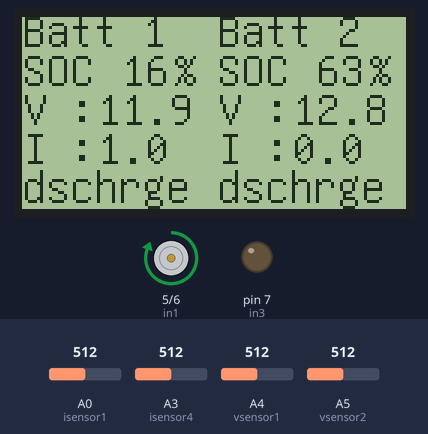
Simulated run of this sketch. Board: Arduino Uno, built with avr-gcc and run on an emulated ATmega328P. Parts: 128×64 one-colour display, motor-driver pin pairs drawn as motors (green arrow = first pin HIGH = forward, orange = second pin HIGH = backward, longer = more drive), output pins drawn as LEDs (lit = HIGH). The test bench sets the inputs (shaded band); at power-on: A0 (isensor1) = 512, A3 (isensor4) = 512, A4 (vsensor1) = 512, A5 (vsensor2) = 512. Pins used as bus, display or sensor lines are not drawn; what the sketch prints to the serial monitor is not drawn.

Above: at 8.3 s.
Timing chart, 0 to 9.8 s (numbered marks = the images above):
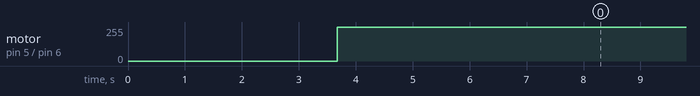

The sketch:

relay_ocv_cc.ino
```cpp
#include <Arduino.h>
#include <U8g2lib.h>

// Initialize sensor
// batt1 sensor
#define isensor1 A0
#define vsensor1 A4
#define isensor2 A1
// batt2 sensor
#define isensor3 A2
#define vsensor2 A5
#define isensor4 A3

const int in1 = 5;
const int in2 = 6;
const int in3 = 7;
const int in4 = 8;
long number=1;
float numtest=1;
long sigsit1 = 0;
long sigsit2 = 0;


int stat1;
int stat2;

//current
float I1 = 0;
float I2 = 0;

//ocv
float Ut1 = 0;
float Uocv1 = 0;
float sococv1 = 0;
int sococvi1 = 0;
float Ut2 = 0;
float Uocv2 = 0;
float sococv2 = 0;
int sococvi2 = 0;
//soc-ocv
float socv = 1.9;

int a=1;
//testing
int vtest1 = 19;
int vtest2 = 92;


//lcd
char tmp_soc1[8];
char tmp_soc2[8];
char tmp_I1[8];
char tmp_I2[8];
char tmp_Uocv1[8];
char tmp_Uocv2[8];
U8G2_ST7920_128X64_1_SW_SPI u8g2(U8G2_R0, /* clock=*/ 13, /* data=*/ 11, /* CS=*/ 10, /* reset=*/ 8);

void draw(void) {
  // graphic commands to redraw the complete screen should be placed here
  dtostrf(sococvi1,3,0,tmp_soc1);
  dtostrf(sococvi2,3,0,tmp_soc2);

  dtostrf(I1,3,1,tmp_I1);
  dtostrf(I2,3,1,tmp_I2);

  dtostrf(Uocv1,3,1,tmp_Uocv1);
  dtostrf(Uocv2,3,1,tmp_Uocv2);

  u8g2.setFont(u8g_font_unifont);
  u8g2.drawStr( 0, 10, "Batt 1");
  u8g2.drawStr( 65, 10, "Batt 2");

  u8g2.drawStr( 0, 23, "SOC");
  u8g2.drawStr( 25, 23,tmp_soc1);
  u8g2.drawStr( 50, 23, "%");

  u8g2.drawStr( 65, 23, "SOC");
  u8g2.drawStr( 90, 23,tmp_soc2);
  u8g2.drawStr( 115, 23, "%");

  u8g2.drawStr( 0, 36, "V : ");
  u8g2.drawStr( 25, 36,tmp_Uocv1);

  u8g2.drawStr( 65, 36, "V : ");
  u8g2.drawStr( 90, 36,tmp_Uocv2);

  u8g2.drawStr( 0, 49, "I : ");
  u8g2.drawStr( 25, 49,tmp_I1);

  u8g2.drawStr( 65, 49, "I : ");
  u8g2.drawStr( 90, 49,tmp_I2);

  //if (stat1==1)
  if (sococvi1<90)
  {
    u8g2.drawStr( 0, 62, "dschrge");
  }
  //else if (stat1==2)
  else if (sococvi1>=90)
  {
    u8g2.drawStr( 0, 62, "dschrge");
  }

  //if (stat2==3)
  if (sococvi2<=20)
  {
    u8g2.drawStr( 65, 62,"chrge");
  }
  //else if (stat2==4)
  else if (sococvi2>20)
  {
    u8g2.drawStr( 65, 62,"dschrge");
  }

}

void setup() {
  // put your setup code here, to run once:
u8g2.begin();
u8g2.enableUTF8Print();
u8g2.setFont(u8g_font_unifont);
u8g2.setColorIndex(1);

pinMode(in1, OUTPUT);
pinMode(in2, OUTPUT);
pinMode(in3, OUTPUT);
pinMode(in4, OUTPUT);
digitalWrite(in1, LOW);
digitalWrite(in2, LOW);
digitalWrite(in3, LOW);
digitalWrite(in4, LOW);
Serial.begin(9600);

}

void loop() {
  unsigned long bt1 = millis()/1000.0;
  //Initialize ocv batt1
  int count = 0;
  float battvoltsum = 0;
  while (count < 10000) {
    int battrawvolt = analogRead(vsensor1);
    double mv = map(battrawvolt,0,1023,0,2500) + 20;
    float battvoltage = mv/100;
    battvoltsum += battvoltage;
    count++;
  }
  Uocv1 = battvoltsum / count;
  Uocv1 = Uocv1 - 0.8; // charging - 1, discharging - 0.8
//testing
//Uocv1 = 12.25+(numtest/10);

  //soc-ocv-batt1
  float vocv1 = 13.5-Uocv1;
  float tempocv1 = vocv1/socv;
  float ocv1 = 1-tempocv1;
  sococv1 = ocv1*100;
  sococvi1 = ocv1*100;

  //if( sococvi1 <= 20)
  if(vtest1 <= 20)
  {
    //initialize current sensor dc - battery
    count = 0;
    float currentsum = 0;
    while (count < 10000) {
     int rawcurrent = analogRead(isensor1);
     float voltage = (rawcurrent*(5.0/1023.0));
     float current = ((voltage - 2.5)/0.066);
     currentsum += current;
     count++;
    }
    float Itemp1 = currentsum / count;

    digitalWrite(in1, HIGH);
    digitalWrite(in2, LOW);
    I1 = Itemp1;
    I1 = abs(I1);
    I1 = I1+1;
    stat1= 1;
  }

  //else if (sococvi1 <= 90 && sococvi1 > 20)
  else if(vtest1 > 20)
  {
    //initialize current sensor load - battery
    count = 0;
    float currentsum = 0;
    while (count < 10000) {
      int rawcurrent = analogRead(isensor2);
      float voltage = (rawcurrent*(5.0/1023.0));
      float current = ((voltage - 2.5)/0.066);
      currentsum += current;
      count++;
    }
    float Itemp2 = currentsum / count;

    digitalWrite(in1, LOW);
    digitalWrite(in2, HIGH);
    I1 = Itemp2;
    I1 = abs(I1);
    stat1 = 2;
  }
  unsigned long at1 = millis()/1000.0;
  unsigned long sit1 = at1-bt1;

  unsigned long bt2 = millis()/1000.0;
  //Initialize ocv batt2
  count = 0;
  battvoltsum = 0;
  while (count < 10000) {
    int battrawvolt = analogRead(vsensor2);
    double mv = map(battrawvolt,0,1023,0,2500) + 20;
    float battvoltage = mv/100;
    battvoltsum += battvoltage;
    count++;
  }
  Uocv2 = battvoltsum / count;
  Uocv2 = Uocv2+0.1; //charging - 1, discharging - 0.8
//testing
//Uocv2 = 13.10-(numtest/10);

  //soc-ocv-batt2
  float vocv2 = 13.5-Uocv2;
  float tempocv2 = vocv2/socv;
  float ocv2 = 1-tempocv2;
  sococv2 = ocv2*100;
  sococvi2 = ocv2*100;

  //if(sococvi2 < 90)
  if(vtest2 < 90)
  {
    //initialize current sensor dc - battery
    count = 0;
    float currentsum = 0;
    while (count < 10000) {
     int rawcurrent = analogRead(isensor3);
     float voltage = (rawcurrent*(5.0/1023.0));
     float current = ((voltage - 2.5)/0.066);
     currentsum += current;
     count++;
    }
    float Itemp1 = currentsum / count;

    digitalWrite(in3, HIGH);
    digitalWrite(in4, LOW);
    I2 = Itemp1;
    I2 = abs(I2);
    stat2=3;
  }

  //else if (sococvi2 >= 90)
  else if (vtest2 >= 90)
  {
    //initialize current sensor load - battery
    count = 0;
    float currentsum = 0;
    while (count < 10000) {
      int rawcurrent = analogRead(isensor4);
      float voltage = (rawcurrent*(5.0/1023.0));
      float current = ((voltage - 2.5)/0.066);
      currentsum += current;
      count++;
    }
    float Itemp2 = currentsum / count;

    digitalWrite(in3, LOW);
    digitalWrite(in4, HIGH);
    I2 = Itemp2;
    I2 = abs(I2);
    stat2 = 4;
  }
  unsigned long at2 = millis()/1000.0;
  unsigned long sit2 = at2-bt2;
//testing
//I1 = 1.56+(numtest/10);
//I1 = 0;
//Uocv1 = 0;
//testing
//I2 = 1.56+(numtest/10);
//I2 = 0;
//Uocv2= 0;
  //soc-cc
  //batt1
  sigsit1 = sigsit1 + sit1;
  float cc1 = I1*sit1;
  //batt2
  sigsit2 = sigsit2 + sit2;
  float cc2 = I2*sit2;

  if(a==1)
  {
    Serial.print("NO,V1,I1,cc1,sococv1,Time,TotalTime,Relay1,V2,I2,cc2,sococv2,TotalTime,Relay2\n");
    a=0;
  }
  Serial.print("\n");
  Serial.print(number);
  Serial.print(",");
  Serial.print(Uocv1);
  Serial.print(",");
  Serial.print(I1);
  Serial.print(",");
  Serial.print(cc1);
  Serial.print(",");
  Serial.print(sococv1);
  Serial.print(",");
  Serial.print(sit1);
  Serial.print(",");
  Serial.print(sigsit1);
  Serial.print(",");
  Serial.print(stat1);
  Serial.print(",");
  Serial.print(Uocv2);
  Serial.print(",");
  Serial.print(I2);
  Serial.print(",");
  Serial.print(cc2);
  Serial.print(",");
  Serial.print(sococv2);
  Serial.print(",");
  Serial.print(sit2);
  Serial.print(",");
  Serial.print(sigsit2);
  Serial.print(",");
  Serial.print(stat2);
  Serial.print(",");

  // picture loop

  u8g2.firstPage();
  do {
    draw();
  } while( u8g2.nextPage() );

  // rebuild the picture after some delay
  delay(50);

  number++;
//numtest++;

}
```

Measured:
- by itself, motor on pin 5 (in1) / pin 6 (in2): stopped → forward 255/255 at 3.7 s
